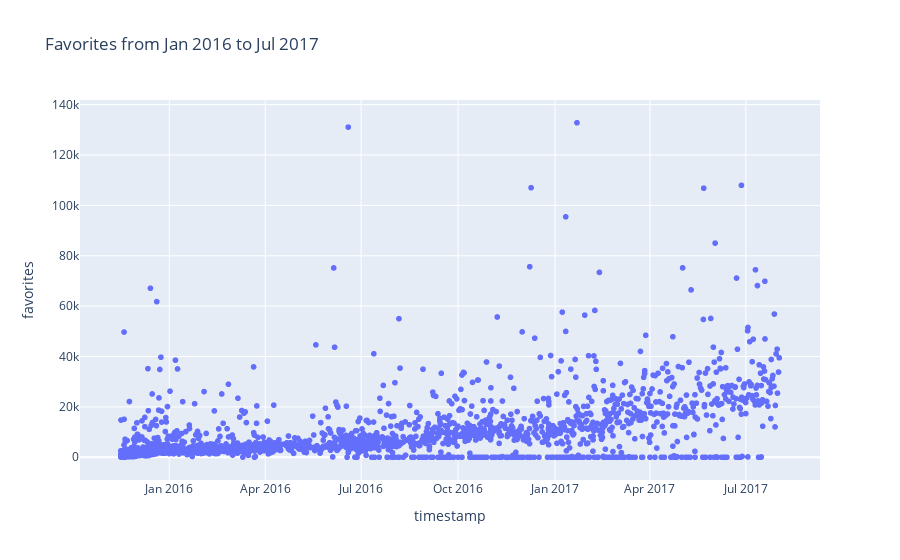

Notebook source saved alongside this figure:
### Code cell
fig = px.scatter(twitter_arc, x='timestamp', y='favorites', title='Favorites from Jan 2016 to Jul 2017')
fig.show()

### Figure 1 — Plotly figure (JSON) as saved in the notebook; plotly's stock layout.template omitted (floating-point values rounded to 4 significant figures; data arrays with more than 128 entries replaced by an {"elided": "..."} marker saying what was removed)
{"data": [{"hoverlabel": {"namelength": 0}, "hovertemplate": "timestamp=%{x}<br>favorites=%{y}", "legendgroup": "", "marker": {"color": "#636efa", "symbol": "circle"}, "mode": "markers", "name": "", "showlegend": false, "type": "scattergl", "x": {"elided": "2354 str values"}, "xaxis": "x", "y": {"elided": "2354 int values"}, "yaxis": "y"}], "layout": {"legend": {"tracegroupgap": 0}, "title": {"text": "Favorites from Jan 2016 to Jul 2017"}, "xaxis": {"anchor": "y", "domain": [0, 1], "title": {"text": "timestamp"}}, "yaxis": {"anchor": "x", "domain": [0, 1], "title": {"text": "favorites"}}}}
